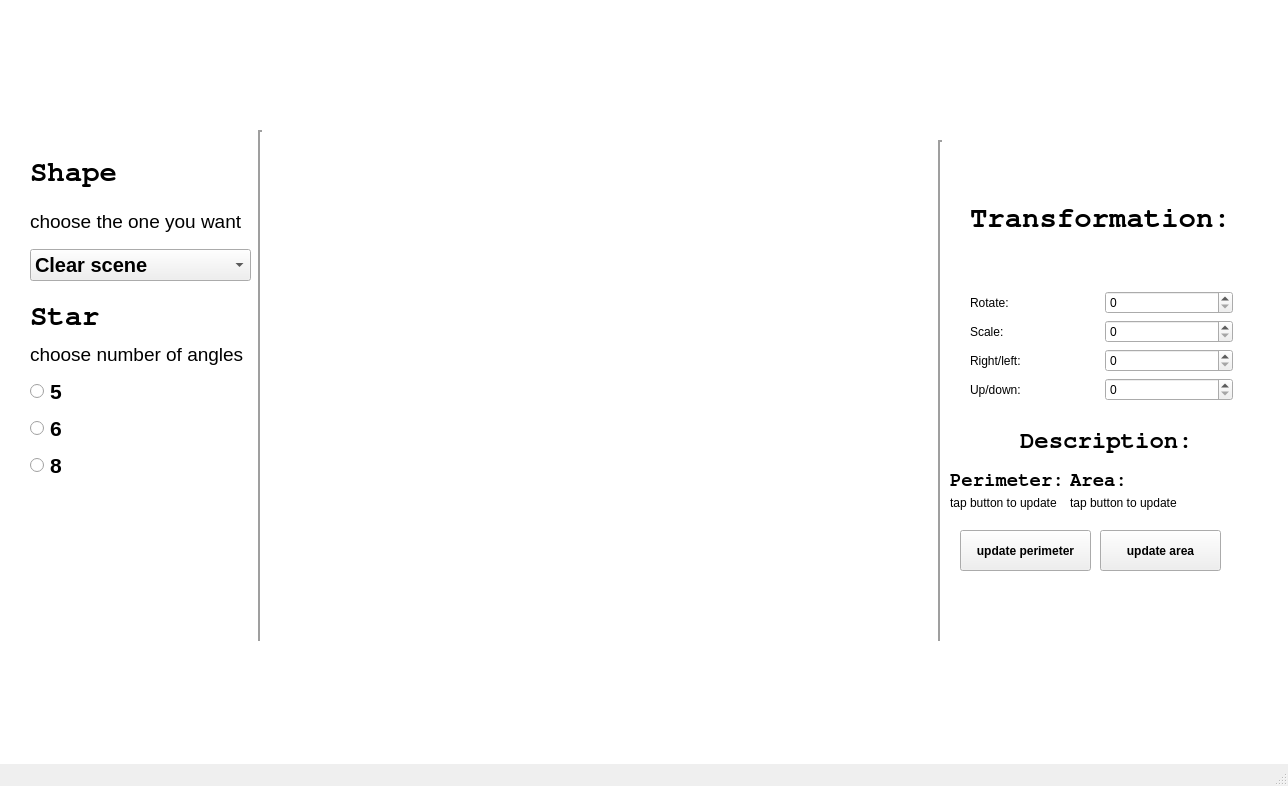
<?xml version="1.0" encoding="UTF-8"?>
<ui version="4.0">
 <class>MainWindow</class>
 <widget class="QMainWindow" name="MainWindow">
  <property name="geometry">
   <rect>
    <x>0</x>
    <y>0</y>
    <width>1288</width>
    <height>786</height>
   </rect>
  </property>
  <property name="windowTitle">
   <string>MainWindow</string>
  </property>
  <widget class="QWidget" name="centralwidget">
   <widget class="QGraphicsView" name="graphicsView">
    <property name="geometry">
     <rect>
      <x>-90</x>
      <y>-50</y>
      <width>1391</width>
      <height>871</height>
     </rect>
    </property>
    <property name="cursor" stdset="0">
     <cursorShape>ArrowCursor</cursorShape>
    </property>
   </widget>
   <widget class="QWidget" name="gridLayoutWidget">
    <property name="geometry">
     <rect>
      <x>30</x>
      <y>150</y>
      <width>221</width>
      <height>131</height>
     </rect>
    </property>
    <layout class="QGridLayout" name="gridLayout">
     <item row="1" column="0">
      <widget class="QLabel" name="label_2">
       <property name="font">
        <font>
         <family>FreeMono</family>
         <pointsize>22</pointsize>
         <bold>true</bold>
        </font>
       </property>
       <property name="text">
        <string>Shape</string>
       </property>
      </widget>
     </item>
     <item row="2" column="0">
      <widget class="QLabel" name="label_9">
       <property name="font">
        <font>
         <family>Ubuntu</family>
         <pointsize>14</pointsize>
         <bold>false</bold>
        </font>
       </property>
       <property name="text">
        <string>choose the one you want</string>
       </property>
      </widget>
     </item>
     <item row="3" column="0">
      <widget class="QComboBox" name="comboBox">
       <property name="font">
        <font>
         <family>Ubuntu</family>
         <pointsize>15</pointsize>
         <italic>false</italic>
         <bold>true</bold>
        </font>
       </property>
       <property name="cursor">
        <cursorShape>PointingHandCursor</cursorShape>
       </property>
       <item>
        <property name="text">
         <string>Clear scene</string>
        </property>
       </item>
       <item>
        <property name="text">
         <string>Rectangle</string>
        </property>
       </item>
       <item>
        <property name="text">
         <string>Square</string>
        </property>
       </item>
       <item>
        <property name="text">
         <string>Circle</string>
        </property>
       </item>
       <item>
        <property name="text">
         <string>Triangle</string>
        </property>
       </item>
       <item>
        <property name="text">
         <string>Rhombus</string>
        </property>
       </item>
       <item>
        <property name="text">
         <string>Hexagon</string>
        </property>
       </item>
       <item>
        <property name="text">
         <string>Custom</string>
        </property>
       </item>
      </widget>
     </item>
    </layout>
   </widget>
   <widget class="QWidget" name="gridLayoutWidget_2">
    <property name="geometry">
     <rect>
      <x>970</x>
      <y>150</y>
      <width>263</width>
      <height>251</height>
     </rect>
    </property>
    <layout class="QGridLayout" name="gridLayout_2">
     <item row="4" column="2">
      <widget class="QSpinBox" name="spinBox_3"/>
     </item>
     <item row="9" column="2">
      <widget class="QSpinBox" name="spinBox_2"/>
     </item>
     <item row="4" column="1">
      <widget class="QLabel" name="label_5">
       <property name="font">
        <font>
         <family>Ubuntu</family>
         <italic>false</italic>
         <bold>false</bold>
        </font>
       </property>
       <property name="text">
        <string>Scale:</string>
       </property>
      </widget>
     </item>
     <item row="3" column="2">
      <widget class="QSpinBox" name="spinBox_4"/>
     </item>
     <item row="1" column="1" colspan="2">
      <widget class="QLabel" name="label">
       <property name="font">
        <font>
         <family>FreeMono</family>
         <pointsize>22</pointsize>
         <italic>false</italic>
         <bold>true</bold>
        </font>
       </property>
       <property name="layoutDirection">
        <enum>Qt::LeftToRight</enum>
       </property>
       <property name="text">
        <string>Transformation:</string>
       </property>
      </widget>
     </item>
     <item row="3" column="1">
      <widget class="QLabel" name="label_6">
       <property name="font">
        <font>
         <family>Ubuntu</family>
         <bold>false</bold>
        </font>
       </property>
       <property name="text">
        <string>Rotate:</string>
       </property>
      </widget>
     </item>
     <item row="7" column="2">
      <widget class="QSpinBox" name="spinBox"/>
     </item>
     <item row="9" column="1">
      <widget class="QLabel" name="label_3">
       <property name="font">
        <font>
         <family>Ubuntu</family>
         <italic>false</italic>
         <bold>false</bold>
        </font>
       </property>
       <property name="text">
        <string>Up/down:</string>
       </property>
      </widget>
     </item>
     <item row="7" column="1">
      <widget class="QLabel" name="label_4">
       <property name="font">
        <font>
         <family>Ubuntu</family>
         <italic>false</italic>
         <bold>false</bold>
        </font>
       </property>
       <property name="text">
        <string>Right/left:</string>
       </property>
      </widget>
     </item>
    </layout>
   </widget>
   <widget class="QWidget" name="verticalLayoutWidget">
    <property name="geometry">
     <rect>
      <x>30</x>
      <y>300</y>
      <width>221</width>
      <height>181</height>
     </rect>
    </property>
    <layout class="QVBoxLayout" name="verticalLayout">
     <item>
      <widget class="QLabel" name="label_7">
       <property name="font">
        <font>
         <family>FreeMono</family>
         <pointsize>22</pointsize>
         <bold>true</bold>
        </font>
       </property>
       <property name="text">
        <string>Star</string>
       </property>
      </widget>
     </item>
     <item>
      <widget class="QLabel" name="label_8">
       <property name="font">
        <font>
         <pointsize>14</pointsize>
         <italic>false</italic>
        </font>
       </property>
       <property name="text">
        <string>choose number of angles</string>
       </property>
      </widget>
     </item>
     <item>
      <widget class="QRadioButton" name="radioButton_2">
       <property name="font">
        <font>
         <pointsize>16</pointsize>
         <italic>false</italic>
         <bold>true</bold>
        </font>
       </property>
       <property name="cursor">
        <cursorShape>PointingHandCursor</cursorShape>
       </property>
       <property name="text">
        <string>5</string>
       </property>
      </widget>
     </item>
     <item>
      <widget class="QRadioButton" name="radioButton_3">
       <property name="font">
        <font>
         <pointsize>16</pointsize>
         <bold>true</bold>
        </font>
       </property>
       <property name="cursor">
        <cursorShape>PointingHandCursor</cursorShape>
       </property>
       <property name="text">
        <string>6</string>
       </property>
      </widget>
     </item>
     <item>
      <widget class="QRadioButton" name="radioButton">
       <property name="font">
        <font>
         <pointsize>16</pointsize>
         <bold>true</bold>
        </font>
       </property>
       <property name="cursor">
        <cursorShape>PointingHandCursor</cursorShape>
       </property>
       <property name="text">
        <string>8</string>
       </property>
      </widget>
     </item>
    </layout>
   </widget>
   <widget class="Line" name="line">
    <property name="geometry">
     <rect>
      <x>250</x>
      <y>130</y>
      <width>20</width>
      <height>511</height>
     </rect>
    </property>
    <property name="lineWidth">
     <number>2</number>
    </property>
    <property name="orientation">
     <enum>Qt::Vertical</enum>
    </property>
   </widget>
   <widget class="Line" name="line_2">
    <property name="geometry">
     <rect>
      <x>930</x>
      <y>140</y>
      <width>20</width>
      <height>501</height>
     </rect>
    </property>
    <property name="lineWidth">
     <number>2</number>
    </property>
    <property name="orientation">
     <enum>Qt::Vertical</enum>
    </property>
   </widget>
   <widget class="QPushButton" name="pushButton">
    <property name="geometry">
     <rect>
      <x>960</x>
      <y>530</y>
      <width>131</width>
      <height>41</height>
     </rect>
    </property>
    <property name="font">
     <font>
      <bold>true</bold>
     </font>
    </property>
    <property name="text">
     <string>update perimeter</string>
    </property>
   </widget>
   <widget class="QWidget" name="formLayoutWidget">
    <property name="geometry">
     <rect>
      <x>950</x>
      <y>470</y>
      <width>301</width>
      <height>51</height>
     </rect>
    </property>
    <layout class="QFormLayout" name="formLayout">
     <item row="0" column="0">
      <widget class="QLabel" name="label_11">
       <property name="font">
        <font>
         <family>FreeMono</family>
         <pointsize>14</pointsize>
         <bold>true</bold>
        </font>
       </property>
       <property name="text">
        <string>Perimeter:</string>
       </property>
      </widget>
     </item>
     <item row="1" column="1">
      <widget class="QLabel" name="label_13">
       <property name="text">
        <string>tap button to update</string>
       </property>
      </widget>
     </item>
     <item row="0" column="1">
      <widget class="QLabel" name="label_12">
       <property name="font">
        <font>
         <family>FreeMono</family>
         <pointsize>14</pointsize>
         <bold>true</bold>
        </font>
       </property>
       <property name="text">
        <string>Area:</string>
       </property>
      </widget>
     </item>
     <item row="1" column="0">
      <widget class="QLabel" name="label_10">
       <property name="text">
        <string>tap button to update</string>
       </property>
      </widget>
     </item>
    </layout>
   </widget>
   <widget class="QPushButton" name="pushButton_2">
    <property name="geometry">
     <rect>
      <x>1100</x>
      <y>530</y>
      <width>121</width>
      <height>41</height>
     </rect>
    </property>
    <property name="font">
     <font>
      <bold>true</bold>
     </font>
    </property>
    <property name="text">
     <string>update area</string>
    </property>
   </widget>
   <widget class="QLabel" name="label_14">
    <property name="geometry">
     <rect>
      <x>1020</x>
      <y>420</y>
      <width>181</width>
      <height>41</height>
     </rect>
    </property>
    <property name="font">
     <font>
      <family>FreeMono</family>
      <pointsize>18</pointsize>
      <bold>true</bold>
     </font>
    </property>
    <property name="text">
     <string>Description:</string>
    </property>
   </widget>
  </widget>
  <widget class="QMenuBar" name="menubar">
   <property name="geometry">
    <rect>
     <x>0</x>
     <y>0</y>
     <width>1288</width>
     <height>22</height>
    </rect>
   </property>
  </widget>
  <widget class="QStatusBar" name="statusbar"/>
 </widget>
 <resources/>
 <connections/>
</ui>
